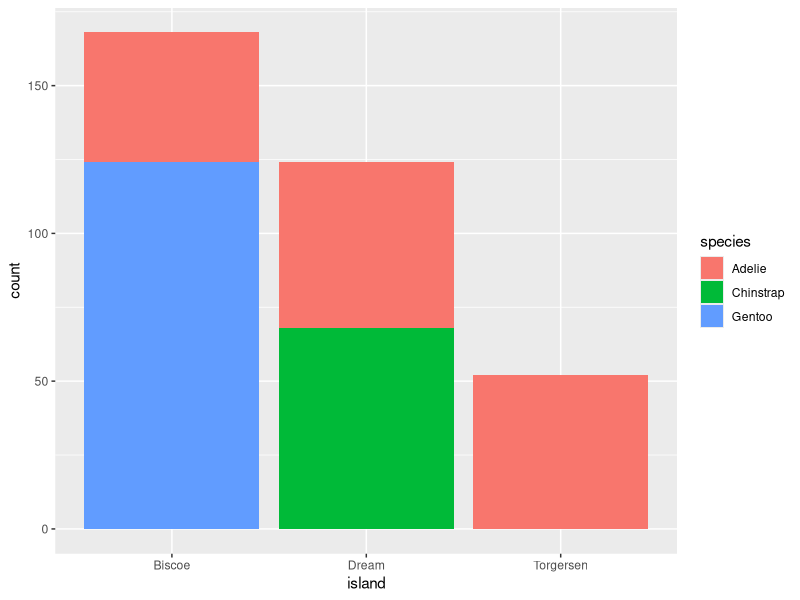
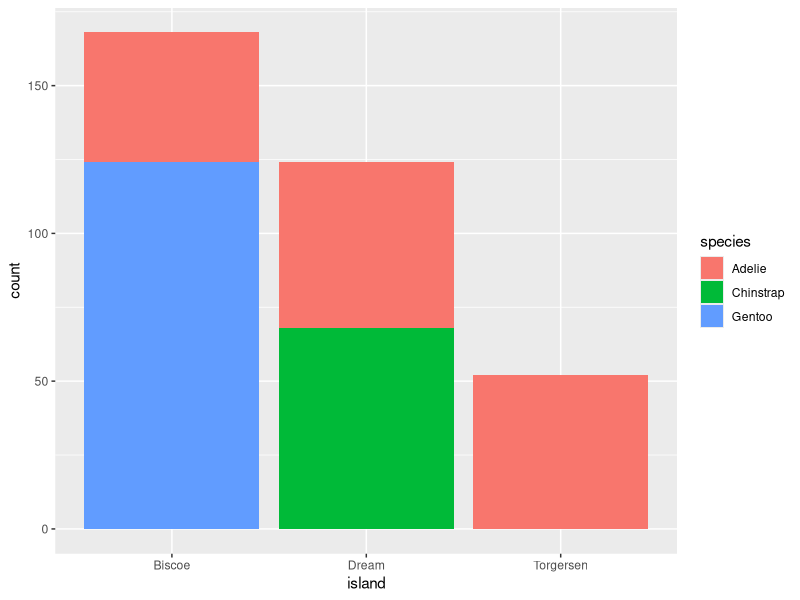

The R script that drew these images, in order:
## ---- chunk 1
knitr::opts_chunk$set(echo = TRUE)
library(tidyverse)
library(here)
library(palmerpenguins)
## ---- chunk 2
ggplot(data = penguins, aes(x = island)) +
  geom_bar(aes(fill = species))
## ---- chunk 3
ggsave(here("figures", "penguins_count.png"))
